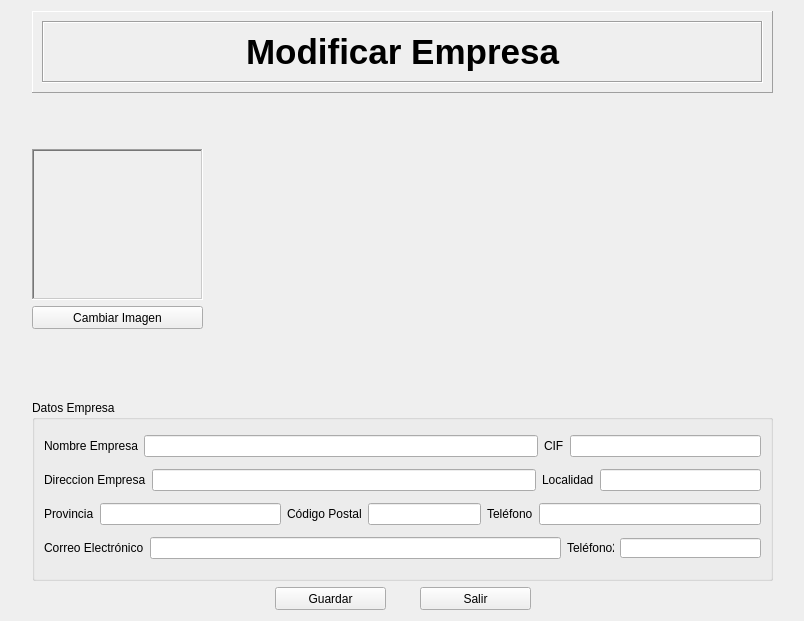
<?xml version="1.0" encoding="UTF-8"?>
<ui version="4.0">
 <class>WidgetModificarEmpresa</class>
 <widget class="QWidget" name="WidgetModificarEmpresa">
  <property name="geometry">
   <rect>
    <x>0</x>
    <y>0</y>
    <width>804</width>
    <height>621</height>
   </rect>
  </property>
  <property name="windowTitle">
   <string>Form</string>
  </property>
  <layout class="QGridLayout" name="gridLayout">
   <item row="0" column="0">
    <layout class="QHBoxLayout" name="horizontalLayout_8">
     <item>
      <spacer name="horizontalSpacer">
       <property name="orientation">
        <enum>Qt::Horizontal</enum>
       </property>
       <property name="sizeHint" stdset="0">
        <size>
         <width>13</width>
         <height>20</height>
        </size>
       </property>
      </spacer>
     </item>
     <item>
      <layout class="QVBoxLayout" name="verticalLayout_5">
       <item>
        <layout class="QVBoxLayout" name="verticalLayout_3">
         <item>
          <widget class="QFrame" name="frame">
           <property name="sizePolicy">
            <sizepolicy hsizetype="Expanding" vsizetype="Expanding">
             <horstretch>0</horstretch>
             <verstretch>0</verstretch>
            </sizepolicy>
           </property>
           <property name="minimumSize">
            <size>
             <width>0</width>
             <height>82</height>
            </size>
           </property>
           <property name="maximumSize">
            <size>
             <width>16777215</width>
             <height>82</height>
            </size>
           </property>
           <property name="frameShape">
            <enum>QFrame::Panel</enum>
           </property>
           <property name="frameShadow">
            <enum>QFrame::Raised</enum>
           </property>
           <layout class="QVBoxLayout" name="verticalLayout_4">
            <item>
             <widget class="QFrame" name="frame_2">
              <property name="frameShape">
               <enum>QFrame::Box</enum>
              </property>
              <property name="frameShadow">
               <enum>QFrame::Sunken</enum>
              </property>
              <layout class="QHBoxLayout" name="horizontalLayout">
               <item>
                <widget class="QLabel" name="label">
                 <property name="text">
                  <string>&lt;!DOCTYPE HTML PUBLIC &quot;-//W3C//DTD HTML 4.0//EN&quot; &quot;http://www.w3.org/TR/REC-html40/strict.dtd&quot;&gt;
&lt;html&gt;&lt;head&gt;&lt;meta name=&quot;qrichtext&quot; content=&quot;1&quot; /&gt;&lt;style type=&quot;text/css&quot;&gt;
p, li { white-space: pre-wrap; }
&lt;/style&gt;&lt;/head&gt;&lt;body style=&quot; font-family:'MS Shell Dlg 2'; font-size:8.25pt; font-weight:400; font-style:normal;&quot;&gt;
&lt;p align=&quot;center&quot; style=&quot; margin-top:0px; margin-bottom:0px; margin-left:0px; margin-right:0px; -qt-block-indent:0; text-indent:0px;&quot;&gt;&lt;span style=&quot; font-size:26pt; font-weight:600;&quot;&gt;Modificar Empresa&lt;/span&gt;&lt;/p&gt;&lt;/body&gt;&lt;/html&gt;</string>
                 </property>
                </widget>
               </item>
              </layout>
             </widget>
            </item>
           </layout>
          </widget>
         </item>
         <item>
          <spacer name="verticalSpacer">
           <property name="orientation">
            <enum>Qt::Vertical</enum>
           </property>
           <property name="sizeType">
            <enum>QSizePolicy::Fixed</enum>
           </property>
           <property name="sizeHint" stdset="0">
            <size>
             <width>20</width>
             <height>50</height>
            </size>
           </property>
          </spacer>
         </item>
         <item>
          <layout class="QVBoxLayout" name="verticalLayout_2">
           <item>
            <layout class="QHBoxLayout" name="horizontalLayout_2">
             <item>
              <layout class="QVBoxLayout" name="verticalLayout">
               <item>
                <widget class="QLabel" name="lbImagen">
                 <property name="minimumSize">
                  <size>
                   <width>171</width>
                   <height>151</height>
                  </size>
                 </property>
                 <property name="maximumSize">
                  <size>
                   <width>171</width>
                   <height>151</height>
                  </size>
                 </property>
                 <property name="frameShape">
                  <enum>QFrame::WinPanel</enum>
                 </property>
                 <property name="frameShadow">
                  <enum>QFrame::Sunken</enum>
                 </property>
                 <property name="text">
                  <string/>
                 </property>
                 <property name="pixmap">
                  <pixmap resource="fuentes.qrc">:/imagenes/noimagen.png</pixmap>
                 </property>
                 <property name="scaledContents">
                  <bool>true</bool>
                 </property>
                </widget>
               </item>
               <item>
                <widget class="QPushButton" name="pbCambiarImagen">
                 <property name="sizePolicy">
                  <sizepolicy hsizetype="Fixed" vsizetype="Fixed">
                   <horstretch>171</horstretch>
                   <verstretch>23</verstretch>
                  </sizepolicy>
                 </property>
                 <property name="minimumSize">
                  <size>
                   <width>171</width>
                   <height>23</height>
                  </size>
                 </property>
                 <property name="text">
                  <string>Cambiar Imagen</string>
                 </property>
                </widget>
               </item>
              </layout>
             </item>
             <item>
              <spacer name="horizontalSpacer_4">
               <property name="orientation">
                <enum>Qt::Horizontal</enum>
               </property>
               <property name="sizeHint" stdset="0">
                <size>
                 <width>548</width>
                 <height>20</height>
                </size>
               </property>
              </spacer>
             </item>
            </layout>
           </item>
           <item>
            <spacer name="verticalSpacer_3">
             <property name="orientation">
              <enum>Qt::Vertical</enum>
             </property>
             <property name="sizeHint" stdset="0">
              <size>
               <width>20</width>
               <height>40</height>
              </size>
             </property>
            </spacer>
           </item>
           <item>
            <widget class="QGroupBox" name="groupBox_2">
             <property name="sizePolicy">
              <sizepolicy hsizetype="Fixed" vsizetype="Fixed">
               <horstretch>0</horstretch>
               <verstretch>0</verstretch>
              </sizepolicy>
             </property>
             <property name="minimumSize">
              <size>
               <width>741</width>
               <height>181</height>
              </size>
             </property>
             <property name="title">
              <string>Datos Empresa</string>
             </property>
             <layout class="QGridLayout" name="gridLayout_2">
              <item row="0" column="0" colspan="2">
               <layout class="QHBoxLayout" name="horizontalLayout_4">
                <item>
                 <widget class="QLabel" name="lbNombreEmpresa">
                  <property name="text">
                   <string>Nombre Empresa</string>
                  </property>
                 </widget>
                </item>
                <item>
                 <widget class="QLineEdit" name="leNombreEmpresa">
                  <property name="sizePolicy">
                   <sizepolicy hsizetype="Expanding" vsizetype="Fixed">
                    <horstretch>0</horstretch>
                    <verstretch>0</verstretch>
                   </sizepolicy>
                  </property>
                  <property name="maxLength">
                   <number>50</number>
                  </property>
                 </widget>
                </item>
                <item>
                 <widget class="QLabel" name="label_2">
                  <property name="text">
                   <string>CIF</string>
                  </property>
                 </widget>
                </item>
                <item>
                 <widget class="QLineEdit" name="leCIF">
                  <property name="sizePolicy">
                   <sizepolicy hsizetype="Fixed" vsizetype="Fixed">
                    <horstretch>0</horstretch>
                    <verstretch>0</verstretch>
                   </sizepolicy>
                  </property>
                  <property name="minimumSize">
                   <size>
                    <width>191</width>
                    <height>0</height>
                   </size>
                  </property>
                  <property name="text">
                   <string/>
                  </property>
                  <property name="maxLength">
                   <number>19</number>
                  </property>
                 </widget>
                </item>
               </layout>
              </item>
              <item row="1" column="0" colspan="2">
               <layout class="QHBoxLayout" name="horizontalLayout_5">
                <item>
                 <widget class="QLabel" name="label_3">
                  <property name="text">
                   <string>Direccion Empresa</string>
                  </property>
                 </widget>
                </item>
                <item>
                 <widget class="QLineEdit" name="leDireccionEmpresa">
                  <property name="maxLength">
                   <number>100</number>
                  </property>
                 </widget>
                </item>
                <item>
                 <widget class="QLabel" name="label_4">
                  <property name="text">
                   <string>Localidad</string>
                  </property>
                 </widget>
                </item>
                <item>
                 <widget class="QLineEdit" name="leLocalidad">
                  <property name="sizePolicy">
                   <sizepolicy hsizetype="Fixed" vsizetype="Fixed">
                    <horstretch>0</horstretch>
                    <verstretch>0</verstretch>
                   </sizepolicy>
                  </property>
                  <property name="minimumSize">
                   <size>
                    <width>161</width>
                    <height>0</height>
                   </size>
                  </property>
                  <property name="text">
                   <string/>
                  </property>
                  <property name="maxLength">
                   <number>50</number>
                  </property>
                 </widget>
                </item>
               </layout>
              </item>
              <item row="2" column="0" colspan="2">
               <layout class="QHBoxLayout" name="horizontalLayout_6">
                <item>
                 <widget class="QLabel" name="label_5">
                  <property name="text">
                   <string>Provincia</string>
                  </property>
                 </widget>
                </item>
                <item>
                 <widget class="QLineEdit" name="leProvincia">
                  <property name="sizePolicy">
                   <sizepolicy hsizetype="Fixed" vsizetype="Fixed">
                    <horstretch>0</horstretch>
                    <verstretch>0</verstretch>
                   </sizepolicy>
                  </property>
                  <property name="minimumSize">
                   <size>
                    <width>181</width>
                    <height>0</height>
                   </size>
                  </property>
                  <property name="maxLength">
                   <number>50</number>
                  </property>
                 </widget>
                </item>
                <item>
                 <widget class="QLabel" name="label_6">
                  <property name="text">
                   <string>Código Postal</string>
                  </property>
                 </widget>
                </item>
                <item>
                 <widget class="QLineEdit" name="leCP">
                  <property name="sizePolicy">
                   <sizepolicy hsizetype="Fixed" vsizetype="Fixed">
                    <horstretch>0</horstretch>
                    <verstretch>0</verstretch>
                   </sizepolicy>
                  </property>
                  <property name="minimumSize">
                   <size>
                    <width>113</width>
                    <height>0</height>
                   </size>
                  </property>
                  <property name="maxLength">
                   <number>5</number>
                  </property>
                 </widget>
                </item>
                <item>
                 <widget class="QLabel" name="label_7">
                  <property name="text">
                   <string>Teléfono</string>
                  </property>
                 </widget>
                </item>
                <item>
                 <widget class="QLineEdit" name="leTelefono">
                  <property name="maxLength">
                   <number>9</number>
                  </property>
                 </widget>
                </item>
               </layout>
              </item>
              <item row="3" column="0">
               <layout class="QHBoxLayout" name="horizontalLayout_10">
                <item>
                 <widget class="QLabel" name="label_8">
                  <property name="text">
                   <string>Correo Electrónico</string>
                  </property>
                 </widget>
                </item>
                <item>
                 <widget class="QLineEdit" name="leCorreoEmpresa">
                  <property name="minimumSize">
                   <size>
                    <width>331</width>
                    <height>0</height>
                   </size>
                  </property>
                  <property name="maxLength">
                   <number>100</number>
                  </property>
                 </widget>
                </item>
               </layout>
              </item>
              <item row="3" column="1">
               <layout class="QHBoxLayout" name="horizontalLayout_7">
                <item>
                 <widget class="QLabel" name="label_9">
                  <property name="sizePolicy">
                   <sizepolicy hsizetype="Fixed" vsizetype="Fixed">
                    <horstretch>0</horstretch>
                    <verstretch>0</verstretch>
                   </sizepolicy>
                  </property>
                  <property name="minimumSize">
                   <size>
                    <width>47</width>
                    <height>13</height>
                   </size>
                  </property>
                  <property name="maximumSize">
                   <size>
                    <width>47</width>
                    <height>13</height>
                   </size>
                  </property>
                  <property name="text">
                   <string>Teléfono2</string>
                  </property>
                 </widget>
                </item>
                <item>
                 <widget class="QLineEdit" name="leTelefono2">
                  <property name="sizePolicy">
                   <sizepolicy hsizetype="Fixed" vsizetype="Fixed">
                    <horstretch>0</horstretch>
                    <verstretch>0</verstretch>
                   </sizepolicy>
                  </property>
                  <property name="minimumSize">
                   <size>
                    <width>141</width>
                    <height>20</height>
                   </size>
                  </property>
                  <property name="maximumSize">
                   <size>
                    <width>141</width>
                    <height>20</height>
                   </size>
                  </property>
                  <property name="maxLength">
                   <number>9</number>
                  </property>
                 </widget>
                </item>
               </layout>
              </item>
             </layout>
            </widget>
           </item>
          </layout>
         </item>
        </layout>
       </item>
       <item>
        <layout class="QHBoxLayout" name="horizontalLayout_3">
         <item>
          <spacer name="horizontalSpacer_2">
           <property name="orientation">
            <enum>Qt::Horizontal</enum>
           </property>
           <property name="sizeHint" stdset="0">
            <size>
             <width>40</width>
             <height>20</height>
            </size>
           </property>
          </spacer>
         </item>
         <item>
          <widget class="QPushButton" name="pbGuardar">
           <property name="minimumSize">
            <size>
             <width>111</width>
             <height>23</height>
            </size>
           </property>
           <property name="maximumSize">
            <size>
             <width>111</width>
             <height>23</height>
            </size>
           </property>
           <property name="text">
            <string>Guardar</string>
           </property>
          </widget>
         </item>
         <item>
          <spacer name="horizontalSpacer_5">
           <property name="orientation">
            <enum>Qt::Horizontal</enum>
           </property>
           <property name="sizeType">
            <enum>QSizePolicy::Fixed</enum>
           </property>
           <property name="sizeHint" stdset="0">
            <size>
             <width>28</width>
             <height>20</height>
            </size>
           </property>
          </spacer>
         </item>
         <item>
          <widget class="QPushButton" name="pbSalir">
           <property name="minimumSize">
            <size>
             <width>111</width>
             <height>23</height>
            </size>
           </property>
           <property name="maximumSize">
            <size>
             <width>111</width>
             <height>23</height>
            </size>
           </property>
           <property name="text">
            <string>Salir</string>
           </property>
          </widget>
         </item>
         <item>
          <spacer name="horizontalSpacer_3">
           <property name="orientation">
            <enum>Qt::Horizontal</enum>
           </property>
           <property name="sizeHint" stdset="0">
            <size>
             <width>40</width>
             <height>20</height>
            </size>
           </property>
          </spacer>
         </item>
        </layout>
       </item>
      </layout>
     </item>
     <item>
      <spacer name="horizontalSpacer_6">
       <property name="orientation">
        <enum>Qt::Horizontal</enum>
       </property>
       <property name="sizeHint" stdset="0">
        <size>
         <width>17</width>
         <height>20</height>
        </size>
       </property>
      </spacer>
     </item>
    </layout>
   </item>
  </layout>
 </widget>
 <tabstops>
  <tabstop>pbCambiarImagen</tabstop>
  <tabstop>leNombreEmpresa</tabstop>
  <tabstop>leCIF</tabstop>
  <tabstop>leDireccionEmpresa</tabstop>
  <tabstop>leLocalidad</tabstop>
  <tabstop>leProvincia</tabstop>
  <tabstop>leCP</tabstop>
  <tabstop>leTelefono</tabstop>
  <tabstop>leCorreoEmpresa</tabstop>
  <tabstop>leTelefono2</tabstop>
  <tabstop>pbGuardar</tabstop>
  <tabstop>pbSalir</tabstop>
 </tabstops>
 <resources>
  <include location="fuentes.qrc"/>
 </resources>
 <connections/>
</ui>
